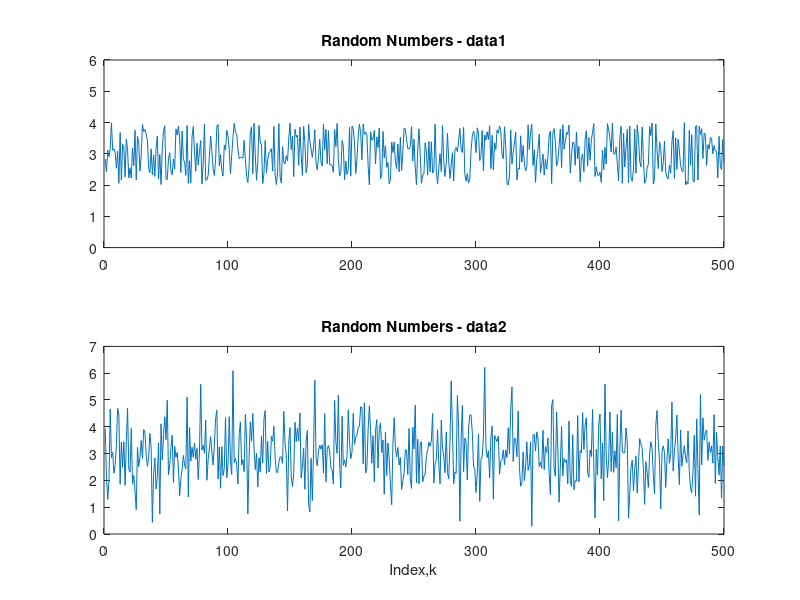

Source code (MATLAB):
clc; clear;
close all;
data1=2*rand(1,500)+2;
data2=randn(1,500)+3;
save data
subplot(2,1,1),plot(data1),axis([0 500 0 6]),title('Random Numbers - data1'),...
    subplot(2,1,2),plot(data2),title('Random Numbers - data2'),xlabel('Index,k')